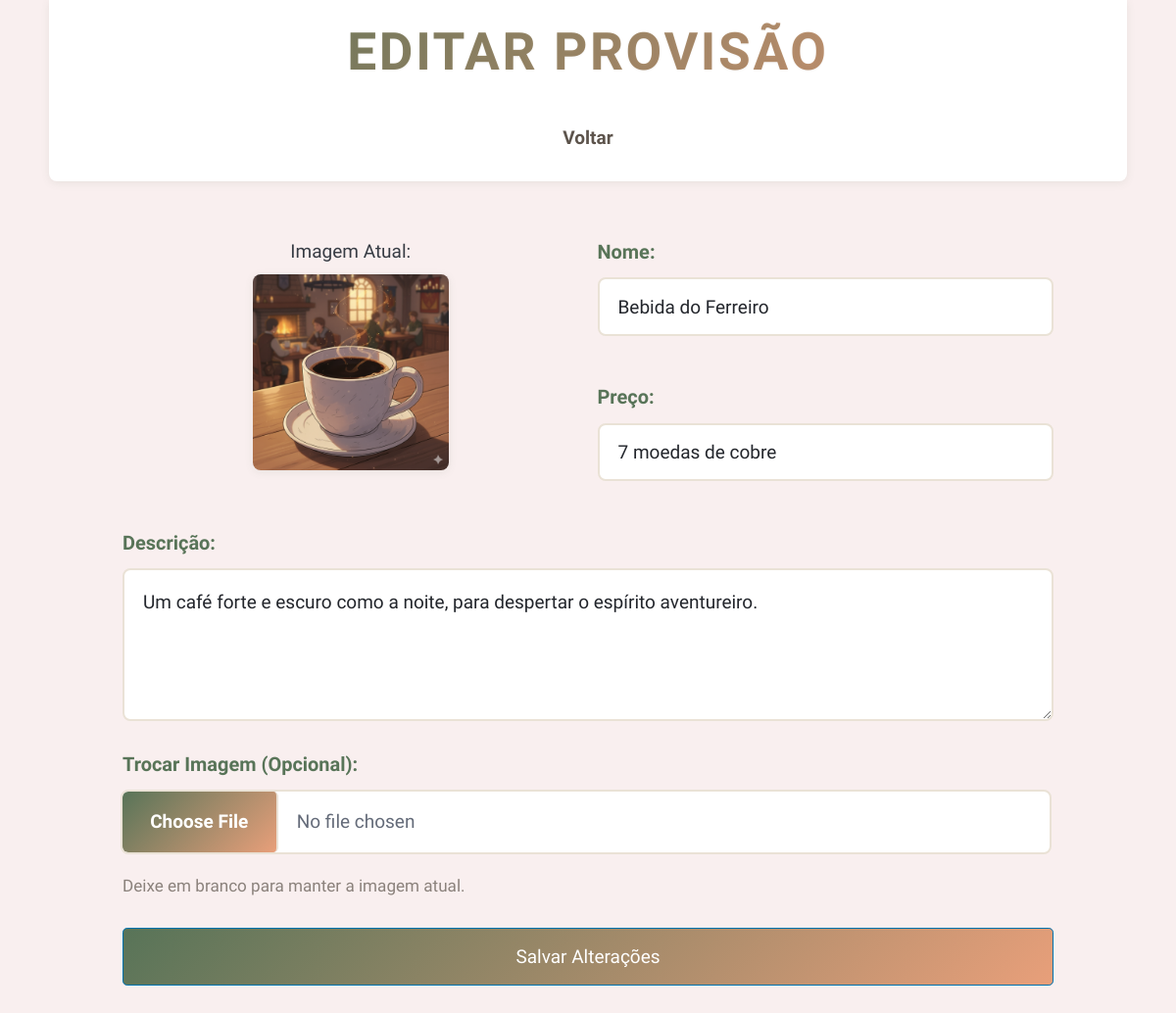
Page /editar.php?id=1 (signed in) on the committed database.
### tables this page shows
CREATE TABLE IF NOT EXISTS cardapio (
    id INT AUTO_INCREMENT PRIMARY KEY,
    imagem VARCHAR(255),
    item VARCHAR(100),
    descricao TEXT,
    preco VARCHAR(50)
);

### editar.php (the view, shortened to what this page needs)
<?php
include 'conexao.php';
$id = $_GET['id'];
$id = mysqli_real_escape_string($conn, $id);
$sql = "SELECT * FROM cardapio WHERE id = $id";
$result = mysqli_query($conn, $sql);
$row = mysqli_fetch_assoc($result);
?>
<!DOCTYPE html>
<html lang="pt-br">
<head>
    <link rel="stylesheet" href="pico.css">
    <link rel="stylesheet" href="estilos.css">
</head>
<body>
    <header>
        <h1>Editar Provisão</h1>
        <nav><a href="admin.php">Voltar</a></nav>
    </header>
    <main class="container">
        <form action="processa_editar.php" method="POST" enctype="multipart/form-data">
            <div class="grid">
                <div style="text-align: center; margin-bottom: 20px;">
                    <label>Imagem Atual:</label>
                    <img src="<?php echo $row['imagem']; ?>" alt="Foto atual" style="max-height: 200px; border-radius: 8px; box-shadow: var(--sombra-pequena);">
                </div>
                <div>
                    <div class="form-group">
                        <label for="item">Nome:</label>
                        <input type="text" name="item" value="<?php echo $row['item']; ?>" required>
                    </div>
                    <div class="form-group">
                        <label for="preco">Preço:</label>
                        <input type="text" name="preco" value="<?php echo $row['preco']; ?>" required>
                    </div>
                </div>
            </div>
            <div class="form-group">
                <label for="descricao">Descrição:</label>
                <textarea name="descricao" required rows="4"><?php echo $row['descricao']; ?></textarea>
            </div>
            <div class="form-group">
                <label for="imagem">Trocar Imagem (Opcional):</label>
                <input type="file" name="imagem" accept="image/*">
                <small>Deixe em branco para manter a imagem atual.</small>
            </div>
            <button type="submit">Salvar Alterações</button>
        </form>
    </main>
</body>
</html>

### estilos.css (style rules this page uses)
:root { --cor-fundo: #F9EFEF; --cor-texto: #5D544C; --cor-titulo: #587458; --cor-destaque: #E89F7A; --cor-borda-suave: #EAE2D6; --cor-fundo-container: #FFFFFF; --cor-sombra: rgba(88, 116, 88, 0.1); --cor-hover: #D88E69; --cor-sucesso: #6B9B7A; --cor-erro: #C85A54; --fonte-principal: 'Mali', cursive; --fonte-titulo: 'IM Fell English SC', serif; --espacamento-xs: 0.25rem; --espacamento-sm: 0.5rem; --espacamento-md: 1rem; --espacamento-lg: 1.5rem; --espacamento-xl: 2rem; --transicao-rapida: 0.2s ease; --transicao-media: 0.3s ease; --transicao-lenta: 0.5s ease; --border-radius: 8px; --sombra-pequena: 0 2px 8px var(--cor-sombra); --sombra-media: 0 4px 16px var(--cor-sombra); --sombra-grande: 0 8px 24px var(--cor-sombra); }
html { font-family: var(--fonte-principal); color: var(--cor-texto); scroll-behavior: smooth; }
body { font-family: var(--fonte-principal); color: var(--cor-texto); background-color: var(--cor-fundo); min-height: 100vh; transition: background-color var(--transicao-media); line-height: 1.6; }
h1, h2, h3, h4, h5, h6 { font-family: var(--fonte-titulo); color: var(--cor-titulo); font-weight: 600; line-height: 1.3; margin-bottom: var(--espacamento-md); text-shadow: 0 1px 2px rgba(0, 0, 0, 0.05); }
h1 { font-size: 2.5rem; }
header h1 { font-family: var(--fonte-titulo); font-size: 2.8rem; letter-spacing: 0.05em; text-transform: uppercase; background: linear-gradient(135deg, var(--cor-titulo) 0%, var(--cor-destaque) 100%); -webkit-background-clip: text; -webkit-text-fill-color: transparent; background-clip: text; animation: fadeInDown 0.6s ease; }
main, header, footer { width: 100%; max-width: 1100px; margin: 0 auto; padding: var(--espacamento-lg); box-sizing: border-box; animation: fadeIn 0.5s ease; }
header { text-align: center; padding: var(--espacamento-xl) var(--espacamento-lg); background: var(--cor-fundo-container); box-shadow: var(--sombra-pequena); margin-bottom: var(--espacamento-xl); border-radius: 0 0 var(--border-radius) var(--border-radius); }
nav { display: flex; justify-content: center; align-items: center; flex-wrap: wrap; gap: var(--espacamento-sm); margin-top: var(--espacamento-lg); }
nav a { padding: var(--espacamento-sm) var(--espacamento-md); text-decoration: none; color: var(--cor-texto); font-weight: 600; border-radius: var(--border-radius); transition: all var(--transicao-rapida); position: relative; overflow: hidden; }
nav a::before { content: ''; position: absolute; bottom: 0; left: 50%; width: 0; height: 2px; background: var(--cor-destaque); transition: all var(--transicao-rapida); transform: translateX(-50%); }
.form-group { margin-bottom: var(--espacamento-lg); animation: fadeInUp 0.5s ease; }
.form-group label { display: block; margin-bottom: var(--espacamento-sm); color: var(--cor-titulo); font-weight: 600; font-size: 1.05rem; }
.form-group input, .form-group textarea, .form-group select { width: 100%; padding: var(--espacamento-md); border: 2px solid var(--cor-borda-suave); border-radius: var(--border-radius); font-family: var(--fonte-principal); transition: all var(--transicao-rapida); background: var(--cor-fundo-container); font-size: 1rem; }
.form-group textarea { min-height: 150px; resize: vertical; }
.form-group small { display: block; margin-top: var(--espacamento-xs); color: var(--cor-texto); opacity: 0.7; font-size: 0.9rem; }
button, [role="button"], input[type="submit"] { background: linear-gradient(135deg, var(--cor-titulo) 0%, var(--cor-destaque) 100%); color: white; padding: var(--espacamento-md) var(--espacamento-xl); border: none; border-radius: var(--border-radius); font-family: var(--fonte-principal); font-weight: 600; font-size: 1rem; cursor: pointer; transition: all var(--transicao-rapida); box-shadow: var(--sombra-pequena); position: relative; overflow: hidden; }
button::before { content: ''; position: absolute; top: 50%; left: 50%; width: 0; height: 0; border-radius: 50%; background: rgba(255, 255, 255, 0.3); transform: translate(-50%, -50%); transition: width 0.6s, height 0.6s; }
* { transition: background-color var(--transicao-media), color var(--transicao-media), border-color var(--transicao-media); }
input[type="file"] { padding: 0 !important; height: 3.5rem; display: flex; align-items: center; background-color: var(--cor-fundo-container); border: 2px solid var(--cor-borda-suave); overflow: hidden; }

### rows in the picture
cardapio: imagem (picture), item "Bebida do Ferreiro", preco "7 moedas de cobre", descricao "Um café forte e escuro como a noite, para despertar o espírito aventureiro."
